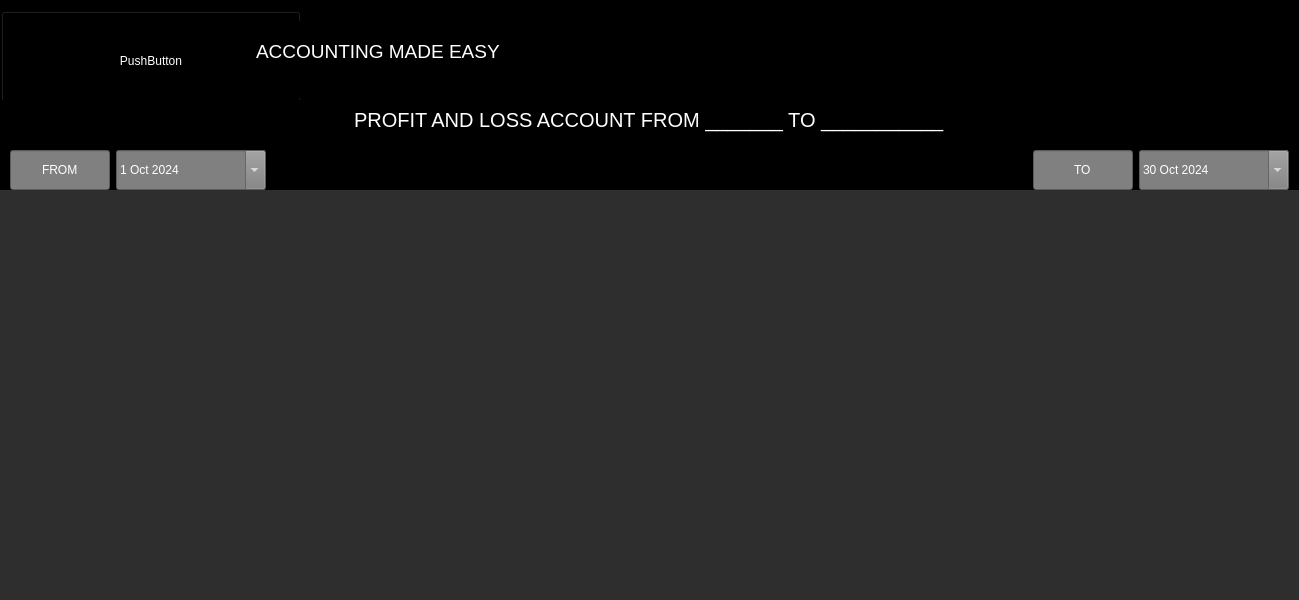
<?xml version="1.0" encoding="UTF-8"?>
<ui version="4.0">
 <class>PLAccount</class>
 <widget class="QMainWindow" name="PLAccount">
  <property name="geometry">
   <rect>
    <x>0</x>
    <y>0</y>
    <width>1299</width>
    <height>600</height>
   </rect>
  </property>
  <property name="windowTitle">
   <string>PLAccount</string>
  </property>
  <property name="styleSheet">
   <string notr="true">background-color:black;
color:white;</string>
  </property>
  <widget class="QWidget" name="centralwidget">
   <property name="styleSheet">
    <string notr="true">QTreeView {
    background-color: #2e2e2e; /* Dark background */
    color: white; /* White text color */
    alternate-background-color: #3e3e3e; /* Slightly lighter background for alternate rows */
    border: none;
    font: 12pt 'Arial'; /* Font settings */
}

QHeaderView::section {
    background-color: #1f1f1f; /* Dark header background */
    color: white; /* White header text */
    border: none;
    padding: 5px;
    font-weight: bold;
}

QTreeView::item {
    border-bottom: 1px solid #444; /* Border between rows */
	height:40px;
}
</string>
   </property>
   <layout class="QVBoxLayout" name="verticalLayout">
    <property name="spacing">
     <number>0</number>
    </property>
    <property name="leftMargin">
     <number>0</number>
    </property>
    <property name="topMargin">
     <number>0</number>
    </property>
    <property name="rightMargin">
     <number>0</number>
    </property>
    <property name="bottomMargin">
     <number>0</number>
    </property>
    <item>
     <widget class="QStackedWidget" name="UpperLogoBar">
      <property name="minimumSize">
       <size>
        <width>0</width>
        <height>100</height>
       </size>
      </property>
      <property name="maximumSize">
       <size>
        <width>16777215</width>
        <height>100</height>
       </size>
      </property>
      <property name="styleSheet">
       <string notr="true">background-color:black;</string>
      </property>
      <property name="frameShape">
       <enum>QFrame::StyledPanel</enum>
      </property>
      <property name="frameShadow">
       <enum>QFrame::Raised</enum>
      </property>
      <widget class="QWidget" name="LogoStack">
       <property name="minimumSize">
        <size>
         <width>0</width>
         <height>100</height>
        </size>
       </property>
       <property name="maximumSize">
        <size>
         <width>16777215</width>
         <height>100</height>
        </size>
       </property>
       <widget class="QTextEdit" name="Motto">
        <property name="geometry">
         <rect>
          <x>250</x>
          <y>20</y>
          <width>914</width>
          <height>80</height>
         </rect>
        </property>
        <property name="cursor" stdset="0">
         <cursorShape>IBeamCursor</cursorShape>
        </property>
        <property name="styleSheet">
         <string notr="true">margin-bottom:3px;
color:white;</string>
        </property>
        <property name="readOnly">
         <bool>true</bool>
        </property>
        <property name="html">
         <string>&lt;!DOCTYPE HTML PUBLIC &quot;-//W3C//DTD HTML 4.0//EN&quot; &quot;http://www.w3.org/TR/REC-html40/strict.dtd&quot;&gt;
&lt;html&gt;&lt;head&gt;&lt;meta name=&quot;qrichtext&quot; content=&quot;1&quot; /&gt;&lt;meta charset=&quot;utf-8&quot; /&gt;&lt;style type=&quot;text/css&quot;&gt;
p, li { white-space: pre-wrap; }
hr { height: 1px; border-width: 0; }
li.unchecked::marker { content: &quot;\2610&quot;; }
li.checked::marker { content: &quot;\2612&quot;; }
&lt;/style&gt;&lt;/head&gt;&lt;body style=&quot; font-family:'Sans Serif'; font-size:9pt; font-weight:400; font-style:normal;&quot;&gt;
&lt;p style=&quot;-qt-paragraph-type:empty; margin-top:0px; margin-bottom:0px; margin-left:0px; margin-right:0px; -qt-block-indent:0; text-indent:0px;&quot;&gt;&lt;br /&gt;&lt;/p&gt;
&lt;p style=&quot; margin-top:0px; margin-bottom:0px; margin-left:0px; margin-right:0px; -qt-block-indent:0; text-indent:0px;&quot;&gt;&lt;span style=&quot; font-size:14pt;&quot;&gt;ACCOUNTING MADE EASY&lt;/span&gt;&lt;/p&gt;&lt;/body&gt;&lt;/html&gt;</string>
        </property>
       </widget>
       <widget class="QPushButton" name="pushButton">
        <property name="geometry">
         <rect>
          <x>0</x>
          <y>10</y>
          <width>300</width>
          <height>100</height>
         </rect>
        </property>
        <property name="minimumSize">
         <size>
          <width>300</width>
          <height>100</height>
         </size>
        </property>
        <property name="cursor">
         <cursorShape>PointingHandCursor</cursorShape>
        </property>
        <property name="text">
         <string>PushButton</string>
        </property>
        <property name="icon">
         <iconset>
          <activeon>:/images/AppLogo.png</activeon>
         </iconset>
        </property>
        <property name="iconSize">
         <size>
          <width>300</width>
          <height>100</height>
         </size>
        </property>
       </widget>
       <zorder>pushButton</zorder>
       <zorder>Motto</zorder>
      </widget>
     </widget>
    </item>
    <item>
     <widget class="QLineEdit" name="Title">
      <property name="minimumSize">
       <size>
        <width>300</width>
        <height>40</height>
       </size>
      </property>
      <property name="font">
       <font>
        <pointsize>15</pointsize>
       </font>
      </property>
      <property name="text">
       <string>PROFIT AND LOSS ACCOUNT FROM _______ TO ___________</string>
      </property>
      <property name="alignment">
       <set>Qt::AlignCenter</set>
      </property>
      <property name="readOnly">
       <bool>true</bool>
      </property>
     </widget>
    </item>
    <item>
     <widget class="QFrame" name="frame">
      <property name="minimumSize">
       <size>
        <width>0</width>
        <height>50</height>
       </size>
      </property>
      <property name="maximumSize">
       <size>
        <width>16777215</width>
        <height>50</height>
       </size>
      </property>
      <property name="frameShape">
       <enum>QFrame::StyledPanel</enum>
      </property>
      <property name="frameShadow">
       <enum>QFrame::Raised</enum>
      </property>
      <layout class="QHBoxLayout" name="horizontalLayout">
       <item>
        <widget class="QLineEdit" name="lineEdit">
         <property name="minimumSize">
          <size>
           <width>100</width>
           <height>40</height>
          </size>
         </property>
         <property name="maximumSize">
          <size>
           <width>100</width>
           <height>100</height>
          </size>
         </property>
         <property name="styleSheet">
          <string notr="true">background-color:gray;</string>
         </property>
         <property name="text">
          <string>FROM</string>
         </property>
         <property name="alignment">
          <set>Qt::AlignCenter</set>
         </property>
         <property name="readOnly">
          <bool>true</bool>
         </property>
        </widget>
       </item>
       <item>
        <widget class="QDateEdit" name="ReadFromDate">
         <property name="minimumSize">
          <size>
           <width>150</width>
           <height>40</height>
          </size>
         </property>
         <property name="styleSheet">
          <string notr="true">background-color:gray;</string>
         </property>
         <property name="calendarPopup">
          <bool>true</bool>
         </property>
         <property name="date">
          <date>
           <year>2024</year>
           <month>10</month>
           <day>1</day>
          </date>
         </property>
        </widget>
       </item>
       <item>
        <spacer name="horizontalSpacer">
         <property name="orientation">
          <enum>Qt::Horizontal</enum>
         </property>
         <property name="sizeHint" stdset="0">
          <size>
           <width>752</width>
           <height>20</height>
          </size>
         </property>
        </spacer>
       </item>
       <item>
        <widget class="QLineEdit" name="lineEdit_2">
         <property name="minimumSize">
          <size>
           <width>100</width>
           <height>40</height>
          </size>
         </property>
         <property name="maximumSize">
          <size>
           <width>100</width>
           <height>16777215</height>
          </size>
         </property>
         <property name="styleSheet">
          <string notr="true">background-color:gray;</string>
         </property>
         <property name="text">
          <string>TO</string>
         </property>
         <property name="alignment">
          <set>Qt::AlignCenter</set>
         </property>
         <property name="readOnly">
          <bool>true</bool>
         </property>
        </widget>
       </item>
       <item>
        <widget class="QDateEdit" name="ReadToDate">
         <property name="minimumSize">
          <size>
           <width>150</width>
           <height>40</height>
          </size>
         </property>
         <property name="styleSheet">
          <string notr="true">background-color:gray;</string>
         </property>
         <property name="calendarPopup">
          <bool>true</bool>
         </property>
         <property name="date">
          <date>
           <year>2024</year>
           <month>10</month>
           <day>30</day>
          </date>
         </property>
        </widget>
       </item>
      </layout>
     </widget>
    </item>
    <item>
     <widget class="QTreeView" name="PLTable">
      <property name="autoExpandDelay">
       <number>2</number>
      </property>
      <attribute name="headerMinimumSectionSize">
       <number>500</number>
      </attribute>
      <attribute name="headerDefaultSectionSize">
       <number>100</number>
      </attribute>
     </widget>
    </item>
   </layout>
  </widget>
 </widget>
 <resources/>
 <connections/>
</ui>
